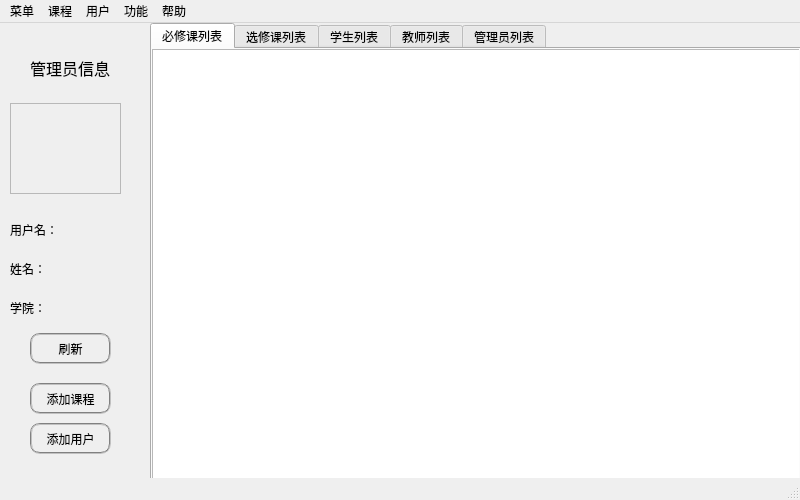
<?xml version="1.0" encoding="UTF-8"?>
<ui version="4.0">
 <class>MainWindow_admin</class>
 <widget class="QMainWindow" name="MainWindow_admin">
  <property name="geometry">
   <rect>
    <x>0</x>
    <y>0</y>
    <width>800</width>
    <height>500</height>
   </rect>
  </property>
  <property name="sizePolicy">
   <sizepolicy hsizetype="Fixed" vsizetype="Fixed">
    <horstretch>0</horstretch>
    <verstretch>0</verstretch>
   </sizepolicy>
  </property>
  <property name="mouseTracking">
   <bool>false</bool>
  </property>
  <property name="windowTitle">
   <string>管理员用户</string>
  </property>
  <property name="styleSheet">
   <string notr="true">font: 25 10pt &quot;微软雅黑 Light&quot;;</string>
  </property>
  <widget class="QWidget" name="centralwidget">
   <property name="sizePolicy">
    <sizepolicy hsizetype="Expanding" vsizetype="Expanding">
     <horstretch>0</horstretch>
     <verstretch>0</verstretch>
    </sizepolicy>
   </property>
   <widget class="QWidget" name="gridLayoutWidget">
    <property name="geometry">
     <rect>
      <x>150</x>
      <y>0</y>
      <width>651</width>
      <height>461</height>
     </rect>
    </property>
    <layout class="QGridLayout" name="gridLayout">
     <item row="0" column="0">
      <widget class="QTabWidget" name="tabWidget_admin">
       <property name="currentIndex">
        <number>0</number>
       </property>
       <property name="usesScrollButtons">
        <bool>false</bool>
       </property>
       <widget class="QWidget" name="tab_course_o">
        <property name="sizePolicy">
         <sizepolicy hsizetype="Expanding" vsizetype="Expanding">
          <horstretch>0</horstretch>
          <verstretch>0</verstretch>
         </sizepolicy>
        </property>
        <attribute name="title">
         <string>必修课列表</string>
        </attribute>
        <widget class="QTableView" name="tableView_course_o">
         <property name="geometry">
          <rect>
           <x>0</x>
           <y>0</y>
           <width>651</width>
           <height>431</height>
          </rect>
         </property>
         <property name="sizePolicy">
          <sizepolicy hsizetype="Fixed" vsizetype="Fixed">
           <horstretch>0</horstretch>
           <verstretch>0</verstretch>
          </sizepolicy>
         </property>
         <property name="editTriggers">
          <set>QAbstractItemView::NoEditTriggers</set>
         </property>
         <property name="selectionBehavior">
          <enum>QAbstractItemView::SelectRows</enum>
         </property>
         <attribute name="horizontalHeaderDefaultSectionSize">
          <number>105</number>
         </attribute>
         <attribute name="verticalHeaderVisible">
          <bool>false</bool>
         </attribute>
        </widget>
       </widget>
       <widget class="QWidget" name="tab_course_e">
        <property name="sizePolicy">
         <sizepolicy hsizetype="Expanding" vsizetype="Expanding">
          <horstretch>0</horstretch>
          <verstretch>0</verstretch>
         </sizepolicy>
        </property>
        <attribute name="title">
         <string>选修课列表</string>
        </attribute>
        <widget class="QTableView" name="tableView_course_e">
         <property name="geometry">
          <rect>
           <x>0</x>
           <y>0</y>
           <width>651</width>
           <height>431</height>
          </rect>
         </property>
         <property name="editTriggers">
          <set>QAbstractItemView::NoEditTriggers</set>
         </property>
         <property name="selectionBehavior">
          <enum>QAbstractItemView::SelectRows</enum>
         </property>
         <attribute name="horizontalHeaderDefaultSectionSize">
          <number>105</number>
         </attribute>
         <attribute name="verticalHeaderVisible">
          <bool>false</bool>
         </attribute>
        </widget>
       </widget>
       <widget class="QWidget" name="tab_student">
        <attribute name="title">
         <string>学生列表</string>
        </attribute>
        <widget class="QTableView" name="tableView_student">
         <property name="geometry">
          <rect>
           <x>0</x>
           <y>0</y>
           <width>651</width>
           <height>431</height>
          </rect>
         </property>
         <property name="editTriggers">
          <set>QAbstractItemView::NoEditTriggers</set>
         </property>
         <property name="selectionBehavior">
          <enum>QAbstractItemView::SelectRows</enum>
         </property>
         <attribute name="horizontalHeaderDefaultSectionSize">
          <number>105</number>
         </attribute>
         <attribute name="horizontalHeaderStretchLastSection">
          <bool>false</bool>
         </attribute>
         <attribute name="verticalHeaderVisible">
          <bool>false</bool>
         </attribute>
        </widget>
       </widget>
       <widget class="QWidget" name="tab_teacher">
        <attribute name="title">
         <string>教师列表</string>
        </attribute>
        <widget class="QTableView" name="tableView_teacher">
         <property name="geometry">
          <rect>
           <x>0</x>
           <y>0</y>
           <width>651</width>
           <height>431</height>
          </rect>
         </property>
         <property name="editTriggers">
          <set>QAbstractItemView::NoEditTriggers</set>
         </property>
         <property name="selectionBehavior">
          <enum>QAbstractItemView::SelectRows</enum>
         </property>
         <attribute name="horizontalHeaderDefaultSectionSize">
          <number>105</number>
         </attribute>
         <attribute name="horizontalHeaderStretchLastSection">
          <bool>false</bool>
         </attribute>
         <attribute name="verticalHeaderVisible">
          <bool>false</bool>
         </attribute>
        </widget>
       </widget>
       <widget class="QWidget" name="tab_admin">
        <attribute name="title">
         <string>管理员列表</string>
        </attribute>
        <widget class="QTableView" name="tableView_admin">
         <property name="geometry">
          <rect>
           <x>0</x>
           <y>0</y>
           <width>651</width>
           <height>431</height>
          </rect>
         </property>
         <property name="editTriggers">
          <set>QAbstractItemView::NoEditTriggers</set>
         </property>
         <property name="selectionBehavior">
          <enum>QAbstractItemView::SelectRows</enum>
         </property>
         <attribute name="horizontalHeaderDefaultSectionSize">
          <number>105</number>
         </attribute>
         <attribute name="horizontalHeaderStretchLastSection">
          <bool>false</bool>
         </attribute>
         <attribute name="verticalHeaderVisible">
          <bool>false</bool>
         </attribute>
        </widget>
       </widget>
      </widget>
     </item>
    </layout>
   </widget>
   <widget class="QLabel" name="label">
    <property name="geometry">
     <rect>
      <x>30</x>
      <y>30</y>
      <width>81</width>
      <height>31</height>
     </rect>
    </property>
    <property name="styleSheet">
     <string notr="true">font: 25 11pt &quot;微软雅黑 Light&quot;;</string>
    </property>
    <property name="text">
     <string>&lt;html&gt;&lt;head/&gt;&lt;body&gt;&lt;p&gt;&lt;span style=&quot; font-size:12pt;&quot;&gt;管理员信息&lt;/span&gt;&lt;/p&gt;&lt;/body&gt;&lt;/html&gt;</string>
    </property>
   </widget>
   <widget class="QWidget" name="gridLayoutWidget_3">
    <property name="geometry">
     <rect>
      <x>10</x>
      <y>190</y>
      <width>141</width>
      <height>131</height>
     </rect>
    </property>
    <layout class="QGridLayout" name="gridLayout_3">
     <item row="3" column="2">
      <spacer name="horizontalSpacer_2">
       <property name="orientation">
        <enum>Qt::Horizontal</enum>
       </property>
       <property name="sizeHint" stdset="0">
        <size>
         <width>40</width>
         <height>20</height>
        </size>
       </property>
      </spacer>
     </item>
     <item row="3" column="0">
      <spacer name="horizontalSpacer_3">
       <property name="orientation">
        <enum>Qt::Horizontal</enum>
       </property>
       <property name="sizeHint" stdset="0">
        <size>
         <width>40</width>
         <height>20</height>
        </size>
       </property>
      </spacer>
     </item>
     <item row="2" column="0">
      <widget class="QLabel" name="label_4">
       <property name="styleSheet">
        <string notr="true">font: 25 11pt &quot;微软雅黑 Light&quot;;</string>
       </property>
       <property name="text">
        <string>学院：</string>
       </property>
      </widget>
     </item>
     <item row="1" column="0">
      <widget class="QLabel" name="label_3">
       <property name="styleSheet">
        <string notr="true">font: 25 11pt &quot;微软雅黑 Light&quot;;</string>
       </property>
       <property name="text">
        <string>姓名：</string>
       </property>
      </widget>
     </item>
     <item row="0" column="0">
      <widget class="QLabel" name="label_2">
       <property name="styleSheet">
        <string notr="true">font: 25 11pt &quot;微软雅黑 Light&quot;;</string>
       </property>
       <property name="text">
        <string>用户名：</string>
       </property>
      </widget>
     </item>
     <item row="0" column="1" colspan="2">
      <widget class="QLabel" name="label_id">
       <property name="styleSheet">
        <string notr="true">font: 25 11pt &quot;微软雅黑 Light&quot;;</string>
       </property>
       <property name="text">
        <string/>
       </property>
      </widget>
     </item>
     <item row="1" column="1" colspan="2">
      <widget class="QLabel" name="label_name">
       <property name="styleSheet">
        <string notr="true">font: 25 11pt &quot;微软雅黑 Light&quot;;</string>
       </property>
       <property name="text">
        <string/>
       </property>
      </widget>
     </item>
     <item row="2" column="1" colspan="2">
      <widget class="QLabel" name="label_institude">
       <property name="styleSheet">
        <string notr="true">font: 25 11pt &quot;微软雅黑 Light&quot;;</string>
       </property>
       <property name="text">
        <string/>
       </property>
      </widget>
     </item>
     <item row="3" column="1">
      <spacer name="horizontalSpacer">
       <property name="orientation">
        <enum>Qt::Horizontal</enum>
       </property>
       <property name="sizeHint" stdset="0">
        <size>
         <width>40</width>
         <height>20</height>
        </size>
       </property>
      </spacer>
     </item>
    </layout>
   </widget>
   <widget class="QPushButton" name="add_user_btn">
    <property name="geometry">
     <rect>
      <x>30</x>
      <y>400</y>
      <width>81</width>
      <height>31</height>
     </rect>
    </property>
    <property name="styleSheet">
     <string notr="true">border:2px groove gray;border-radius:10px;padding:2px 4px;</string>
    </property>
    <property name="text">
     <string>添加用户</string>
    </property>
   </widget>
   <widget class="QPushButton" name="add_course_btn">
    <property name="geometry">
     <rect>
      <x>30</x>
      <y>360</y>
      <width>81</width>
      <height>31</height>
     </rect>
    </property>
    <property name="styleSheet">
     <string notr="true">border:2px groove gray;border-radius:10px;padding:2px 4px;</string>
    </property>
    <property name="text">
     <string>添加课程</string>
    </property>
   </widget>
   <widget class="QFrame" name="frame">
    <property name="geometry">
     <rect>
      <x>10</x>
      <y>80</y>
      <width>111</width>
      <height>91</height>
     </rect>
    </property>
    <property name="styleSheet">
     <string notr="true">image: url(:/image/photo.png);</string>
    </property>
    <property name="frameShape">
     <enum>QFrame::StyledPanel</enum>
    </property>
    <property name="frameShadow">
     <enum>QFrame::Raised</enum>
    </property>
   </widget>
   <widget class="QPushButton" name="flush_btn">
    <property name="geometry">
     <rect>
      <x>30</x>
      <y>310</y>
      <width>81</width>
      <height>31</height>
     </rect>
    </property>
    <property name="styleSheet">
     <string notr="true">border:2px groove gray;border-radius:10px;padding:2px 4px;
font: 25 10pt &quot;微软雅黑 Light&quot;;</string>
    </property>
    <property name="text">
     <string>刷新</string>
    </property>
   </widget>
  </widget>
  <widget class="QMenuBar" name="menubar">
   <property name="geometry">
    <rect>
     <x>0</x>
     <y>0</y>
     <width>800</width>
     <height>25</height>
    </rect>
   </property>
   <widget class="QMenu" name="menu_main">
    <property name="title">
     <string>菜单</string>
    </property>
    <addaction name="action_login"/>
    <addaction name="action_quit"/>
    <addaction name="separator"/>
   </widget>
   <widget class="QMenu" name="menu_course">
    <property name="title">
     <string>课程</string>
    </property>
    <addaction name="action_course_o"/>
    <addaction name="action_course_e"/>
    <addaction name="separator"/>
    <addaction name="action_course_add"/>
   </widget>
   <widget class="QMenu" name="menu_user">
    <property name="title">
     <string>用户</string>
    </property>
    <addaction name="action_student_d"/>
    <addaction name="action_teachet_d"/>
    <addaction name="action_admin_d"/>
    <addaction name="separator"/>
    <addaction name="action_user_add"/>
   </widget>
   <widget class="QMenu" name="menu_help">
    <property name="title">
     <string>帮助</string>
    </property>
    <addaction name="action_about"/>
    <addaction name="action_help"/>
   </widget>
   <widget class="QMenu" name="menu_function">
    <property name="title">
     <string>功能</string>
    </property>
    <addaction name="action_start_course"/>
   </widget>
   <addaction name="menu_main"/>
   <addaction name="menu_course"/>
   <addaction name="menu_user"/>
   <addaction name="menu_function"/>
   <addaction name="menu_help"/>
  </widget>
  <widget class="QStatusBar" name="statusbar"/>
  <action name="action_quit">
   <property name="text">
    <string>退出</string>
   </property>
  </action>
  <action name="action_login">
   <property name="text">
    <string>重新登录</string>
   </property>
  </action>
  <action name="action_course_o">
   <property name="text">
    <string>查看必修课程</string>
   </property>
  </action>
  <action name="action_course_e">
   <property name="text">
    <string>查看选修课程</string>
   </property>
  </action>
  <action name="action_student_d">
   <property name="text">
    <string>查看学生用户</string>
   </property>
  </action>
  <action name="action_teachet_d">
   <property name="text">
    <string>查看教师用户</string>
   </property>
  </action>
  <action name="action_admin_d">
   <property name="text">
    <string>查看管理员用户</string>
   </property>
  </action>
  <action name="action_course_add">
   <property name="text">
    <string>添加课程</string>
   </property>
  </action>
  <action name="action_student_add">
   <property name="text">
    <string>添加学生用户</string>
   </property>
  </action>
  <action name="action_teacher_add">
   <property name="text">
    <string>添加教师用户</string>
   </property>
  </action>
  <action name="action_user_add">
   <property name="text">
    <string>添加用户</string>
   </property>
  </action>
  <action name="action_about">
   <property name="text">
    <string>关于</string>
   </property>
  </action>
  <action name="action_help">
   <property name="text">
    <string>帮助文档</string>
   </property>
  </action>
  <action name="action_start_course">
   <property name="text">
    <string>开放选课</string>
   </property>
  </action>
 </widget>
 <resources/>
 <connections/>
</ui>
